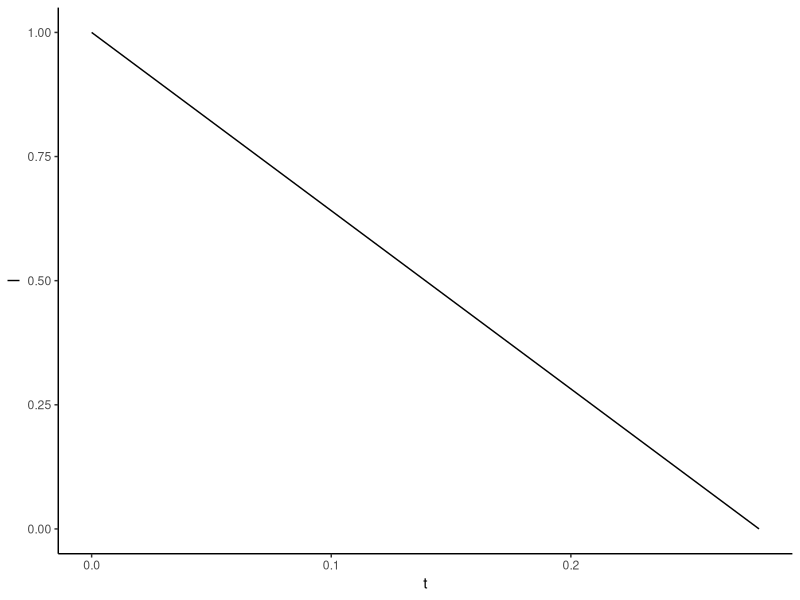

Recreate this plot in R.
library(tidyverse)
library(stringr)

gillespie <- function(states,parms,rates,maxits=1000){

	# Define function for pulling out the from/to states from 'rates'
	get_from_to <- function(rates, i){
		unlist(lapply(unlist(str_split(names(rates)[i],"->")),str_trim))	
	}

	# Make sure all compartments in 'rates' are defined in 'states'
	if(!setequal(
		names(states),
		unique(unlist(lapply(1:length(rates), function(x){get_from_to(rates,x)}))))){
		stop("All compartments in rates must have initial conditions in states")
	}

	# Initialize looping index 
	indexA <- 1
	# Initialize output table
	out <- list(c(t=0, states))

	while(indexA < maxits){

		# Evaluate the transition rates
		rates_eval <- with(as.list(c(states,parms)),{
			return(unlist(lapply(rates, function(x){eval(parse(text=x))})))
			})

		# Calculate the total rate
		totrate <- sum(rates_eval)

		# If the rate is basically 0, stop looping
		if(totrate<1e-6){break()}

		# Draw the time of the next event
		nexttime <- rexp(1,totrate)
		# Draw which event occurred
		nexttrans <- sample(length(rates_eval), 1, prob=rates_eval)

		# Extract the state-from and the state-to
		from_to <- get_from_to(rates, nexttrans)

		# Update the state vector
		states[from_to[1]] <- states[from_to[1]]-1
		states[from_to[2]] <- states[from_to[2]]+1

		# Append the new state vector to the output table
		out[[length(out)+1]] <- c(t=nexttime, states)
		# Increment the looping index
		indexA <- indexA + 1

	}

	# Bind and format the output table 
	out <- out %>% 
	 	map(~ as_tibble(t(.))) %>% 
		bind_rows() %>% 
		mutate(t=cumsum(t))

	return(out)
}

# =============================================================================
# Testing
# =============================================================================

states <- c(S=999, I=1, R=0)
parms <- c(beta=2, gamma=1, N=sum(states))
rates <- c(
	"S -> I"="beta*S*I/N", 
	"I -> R"="gamma*I")
temp <- gillespie(states,parms,rates,maxits=10000)

tempfig <- temp %>% 
	ggplot(aes(x=t, y=I)) + 
		geom_line() + 
		theme_classic()




# states <- c(S=998, E=1, I=1, R=0)
# parms <- c(beta=2, nu=1, gamma=1, sigma=1/10, N=sum(states))
# rates <- c(
# 	"S -> E"="beta*S*I/N", 
# 	"E -> I"="nu*E",
# 	"I -> R"="gamma*I",
# 	"R -> S"="sigma*R")
# temp2 <- gillespie(states,parms,rates,maxits=10000)

# temp2fig <- temp2 %>% 
# 	ggplot(aes(x=t, y=I)) + 
# 		geom_line() + 
# 		theme_classic()

